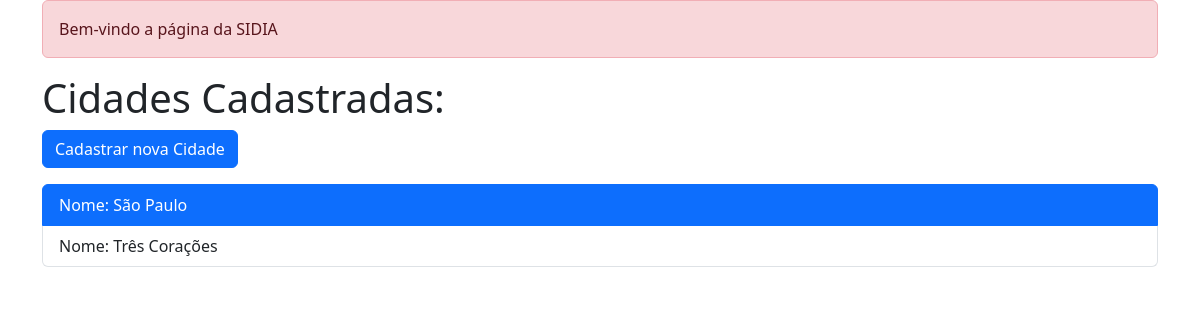
Page /cidades/ on the earlier database version.
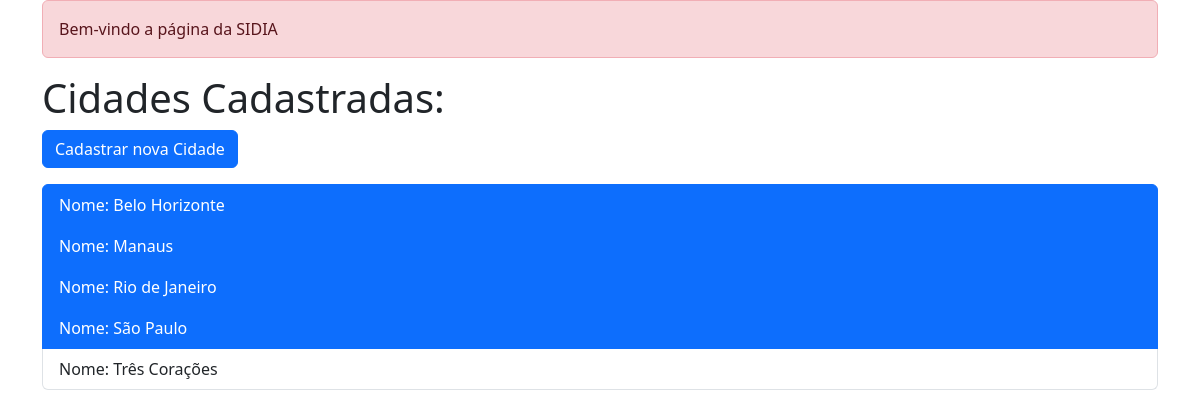
Same page on the later database version.
### cadastros/models.py (models this page shows)
class Cidade(models.Model):
    nome = models.CharField(max_length=100, unique=True)
    capital = models.BooleanField(default=False, help_text='Marcar se a cidade for capital')
    def __str__(self):
        return self.nome

### cadastros/views.py (the view)
# urls.py: path('', lista_cidades, name='cidades-list'),
def lista_cidades(request):
    qs = Cidade.objects.all().order_by('nome')
    context = {
        'cidades': qs,
        'titulo': 'SIDIA'
    }
    return render(request, 'cadastros/lista_cidades.html', context)

### cadastros/templates/cadastros/lista_cidades.html
{% extends 'base.html' %}
{% block conteudo %}
    <h1>Cidades Cadastradas:</h1>
    <p>
        <a class="btn btn-primary" href="{% url 'cidades-cadastro' %}" >Cadastrar nova Cidade</a>
    </p>
    <ul class="list-group">
        {% for cidade in cidades %}
           <a class="list-group-item {% if cidade.capital %} active {% endif %}" href="{% url 'cidades-detalhe' cidade.id %}">
               Nome: {{ cidade }}
           </a>
        {% endfor %}
    </ul>
{% endblock %}

### templates/base.html (shortened to what this page needs)
<!DOCTYPE html>
<html lang="pt-br">
<head>
    <link rel="stylesheet" href="https://cdn.jsdelivr.net/npm/bootstrap@5.3.0-alpha1/dist/css/bootstrap.min.css" />
</head>
<body>
    <div class="container">
        <div class="alert alert-danger" role="alert">Bem-vindo a página da {% if titulo %} {{ titulo }} {% else %} SIDIA {% endif %}</div>
            {% block conteudo %}
            {% endblock %}
    </div>
</body>
</html>

Differences in the rows shown:
added Cidade: nome "Belo Horizonte"
added Cidade: nome "Manaus"
added Cidade: nome "Rio de Janeiro"
